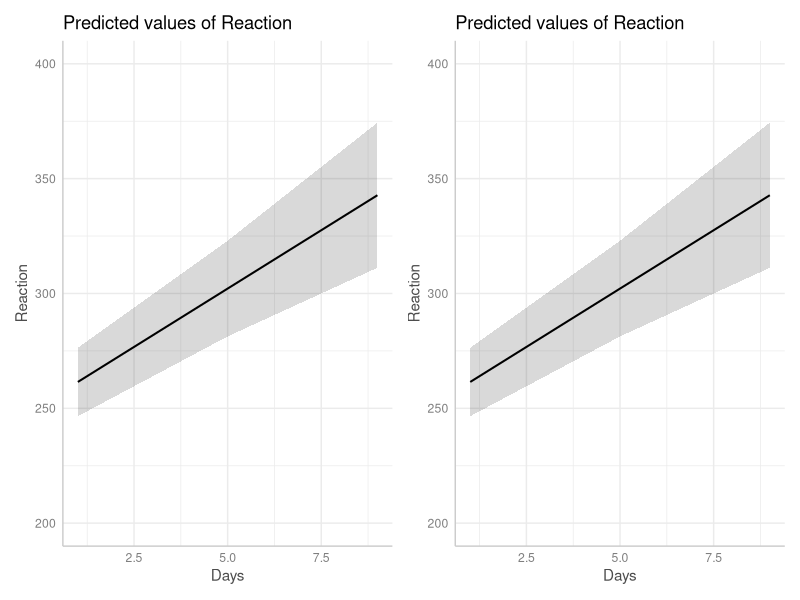
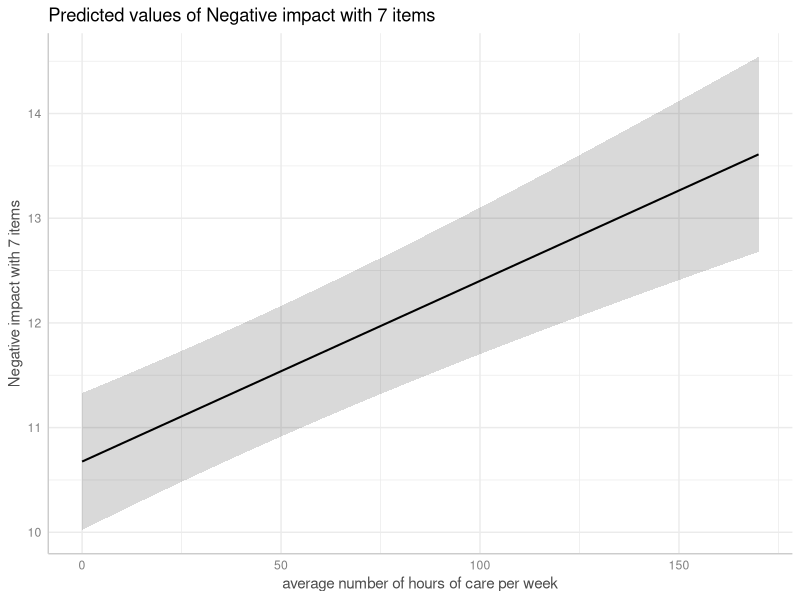
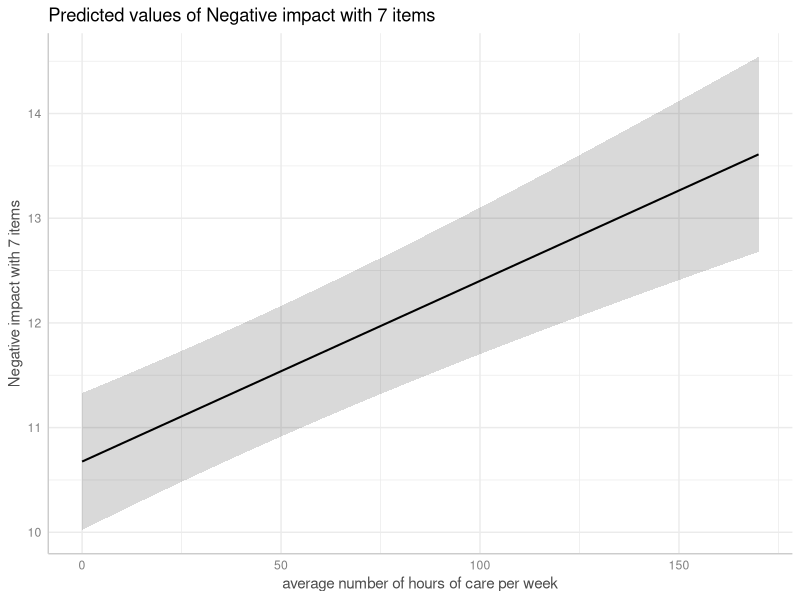
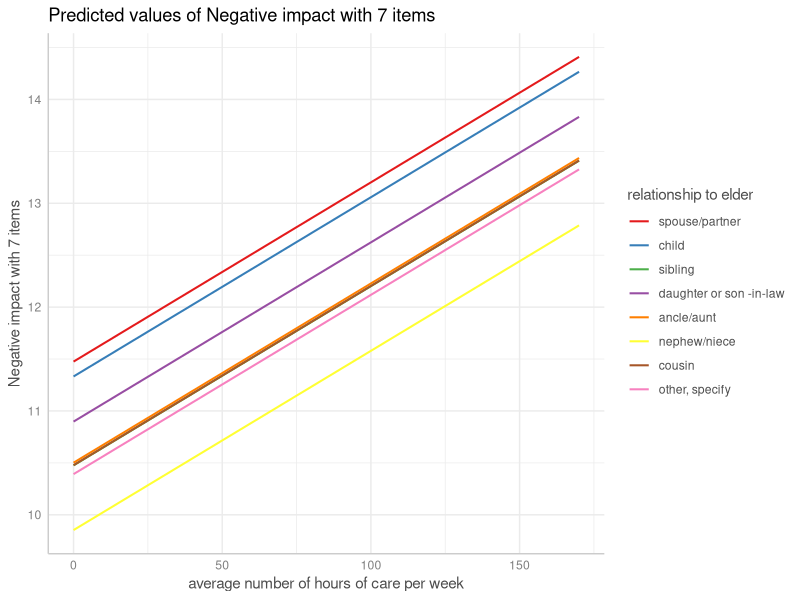
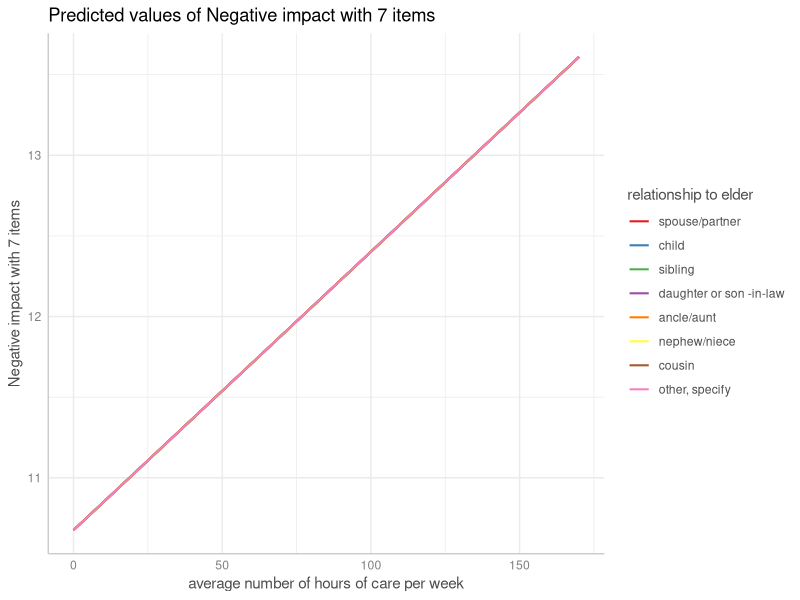
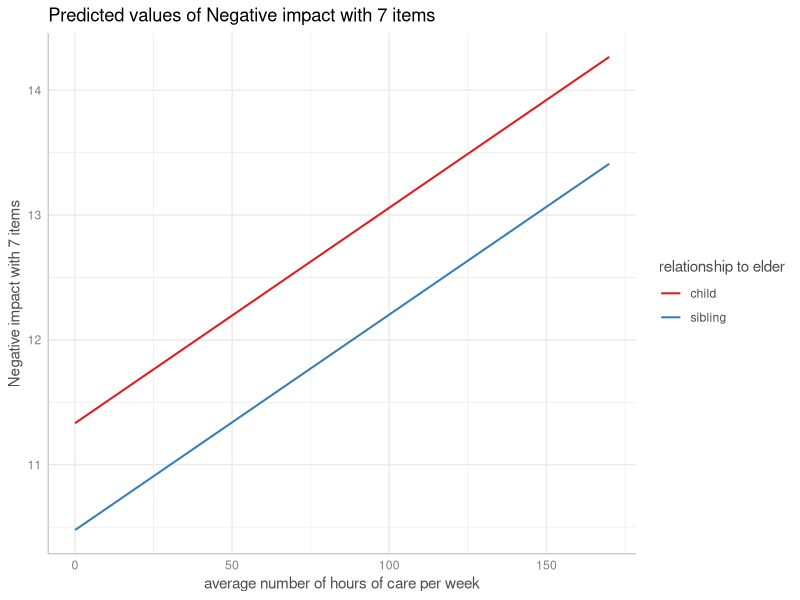
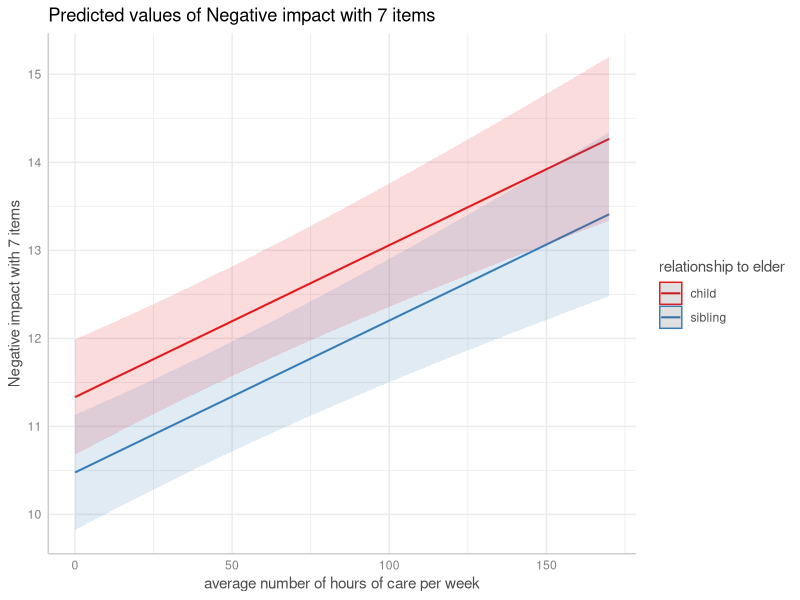
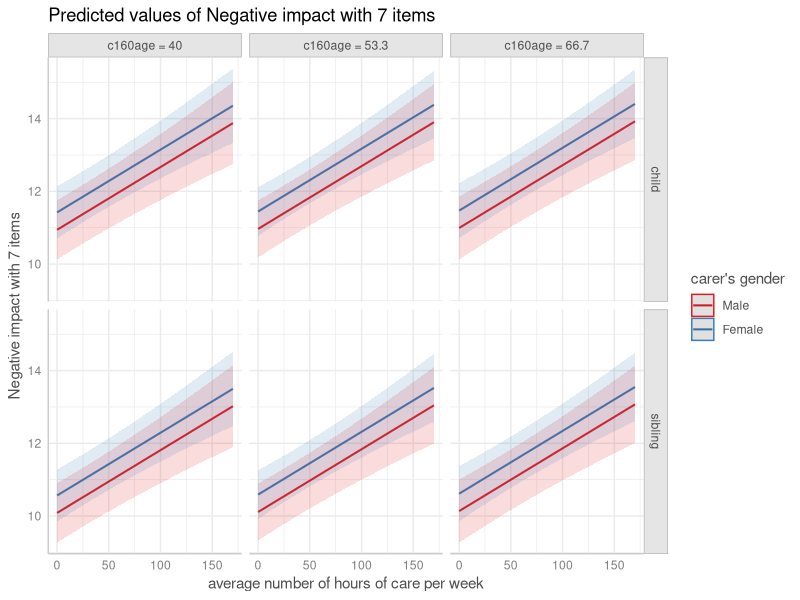

Write R code to recreate these figures, in order.
## ---- chunk 1
knitr::opts_chunk$set(collapse = TRUE, comment = "#>", dev = "png", fig.width = 7, fig.height = 4, message = FALSE, warning = FALSE)
options(width = 800)
if (!requireNamespace("ggplot2", quietly = TRUE) ||
    !requireNamespace("lme4", quietly = TRUE) ||
    !requireNamespace("glmmTMB", quietly = TRUE) ||
    !requireNamespace("patchwork", quietly = TRUE) ||
    !requireNamespace("sjlabelled", quietly = TRUE)) {
  knitr::opts_chunk$set(eval = FALSE)
}
## ---- chunk 2
library(ggeffects)
library(lme4)
data(sleepstudy)

# balanced data set
m <- lmer(Reaction ~ Days + (1 + Days | Subject), data = sleepstudy)

# conditional effect
predict_response(m, "Days [1,5,9]")

# average marginal effect
predict_response(m, "Days [1,5,9]", marginalize = "empirical")

# create imbalanced data set
set.seed(123)
strapped <- sleepstudy[sample.int(nrow(sleepstudy), nrow(sleepstudy), replace = TRUE), ]
m <- lmer(Reaction ~ Days + (1 + Days | Subject), data = strapped)

# conditional effect
predict_response(m, "Days [1,5,9]")

# average marginal effect
predict_response(m, "Days [1,5,9]", marginalize = "empirical")
## ---- chunk 3
predict_response(m, "Days [1,5,9]", type = "random")

# Or as comparison via plots:
library(patchwork)
pr1 <- predict_response(m, "Days [1,5,9]")
pr2 <- predict_response(m, "Days [1,5,9]", type = "random")
plot(pr1, limits = c(200, 400)) + plot(pr2, limits = c(200, 400))
## ---- chunk 4
predict_response(m, "Days", type = "simulate")
## ---- chunk 5
library(glmmTMB)
set.seed(123)
sleepstudy$x <- as.factor(sample(1:3, nrow(sleepstudy), replace = TRUE))
# REML is FALSE
m1 <- glmmTMB(Reaction ~ Days + x + (1 + Days | Subject), data = sleepstudy, REML = FALSE)
# REML is TRUE
m2 <- glmmTMB(Reaction ~ Days + x + (1 + Days | Subject), data = sleepstudy, REML = TRUE)

# predictions when REML is FALSE - no difference between type = "fixed"
# and type = "random" in predictions, only for intervals
predict_response(m1, "Days [1:3]")
predict_response(m1, "Days [1:3]", type = "random")

# predictions when REML is TRUE - we now see a difference both
# for intervals *and* predictions
predict_response(m2, "Days [1:3]")
predict_response(m2, "Days[1:3]", type = "random")
## ---- chunk 6
data("sleepstudy", package = "lme4")
# mixed model with lme4
m_lmer <- lme4::lmer(Reaction ~ poly(Days, 2) + (1 | Subject),
  data = sleepstudy
)
# equivalent model, random effects are defined via s(..., bs = "re")
m_gam <- mgcv::gam(Reaction ~ poly(Days, 2) + s(Subject, bs = "re"),
  family = gaussian(), data = sleepstudy, method = "ML"
)

# predictions are identical
predict_response(m_gam, terms = "Days", exclude = "s(Subject)", newdata.guaranteed = TRUE)

predict_response(m_lmer, terms = "Days")
## ---- chunk 7
library(glmmTMB)
data(Salamanders)
m <- glmmTMB(
  count ~ spp + mined + (1 | site),
  ziformula = ~ spp + mined,
  family = truncated_poisson,
  data = Salamanders
)
## ---- chunk 8
predict_response(m, "spp")

predict_response(m, "spp", type = "random")
## ---- chunk 9
predict_response(m, "spp", type = "zero_inflated")
## ---- chunk 10
predict_response(m, "spp", type = "simulate")
## ---- chunk 11
predict_response(m, "spp", marginalize = "empirical")
## ---- chunk 12
library(sjlabelled)
data(efc)
efc$e15relat <- as_label(efc$e15relat)
m <- lmer(neg_c_7 ~ c12hour + c160age + c161sex + (1 | e15relat), data = efc)
me <- predict_response(m, terms = "c12hour")
plot(me)
## ---- chunk 13
me <- predict_response(m, terms = "c12hour", type = "random")
plot(me)
## ---- chunk 14
me <- predict_response(m, terms = c("c12hour", "e15relat"), type = "random")
plot(me, show_ci = FALSE)
## ---- chunk 15
me <- predict_response(m, terms = c("c12hour", "e15relat"), marginalize = "empirical")
plot(me, show_ci = FALSE)
## ---- chunk 16
me <- predict_response(m, terms = c("c12hour", "e15relat [child,sibling]"), type = "random")
plot(me, show_ci = FALSE)
## ---- chunk 17
plot(me)
## ---- chunk 18
me <- predict_response(
  m,
  terms = c("c12hour", "c161sex", "c160age", "e15relat [child,sibling]"),
  type = "random"
)
plot(me)
## ---- chunk 19
set.seed(123)
m <- lmer(Reaction ~ Days + (1 + Days | Subject), data = sleepstudy)
me <- predict_response(m, terms = c("Days", "Subject [sample=7]"), type = "random")
plot(me)
## ---- chunk 20
plot(me, show_data = TRUE, show_ci = FALSE)
## ---- chunk 21
me <- predict_response(
  m,
  terms = c("Days", "Subject [sample=7]"),
  type = "random",
  interval = "confidence"
)
# same as
# predict_response(m, terms = c("Days", "Subject [sample=7]"), marginalize = "empirical")
plot(me)
